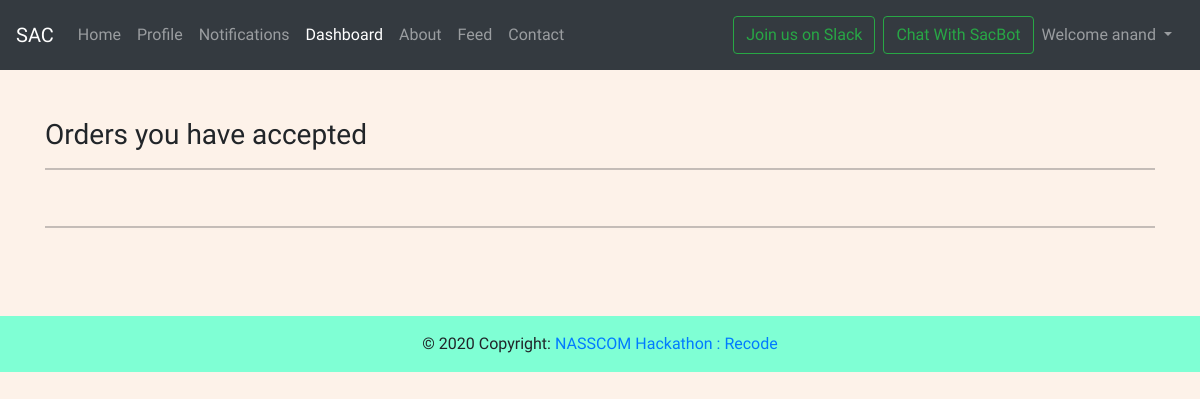
The app's page /acceptedOrder (signed in), older data.
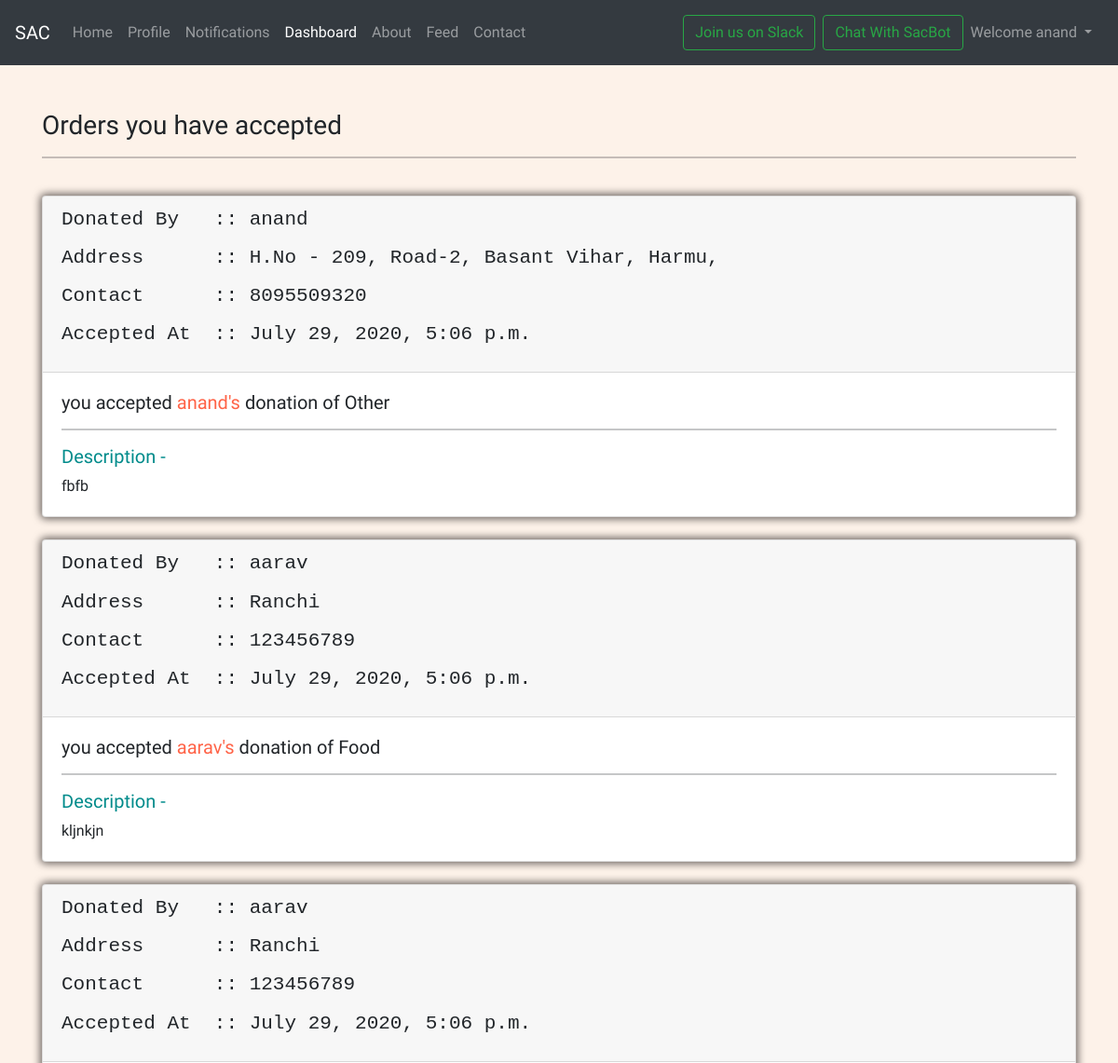
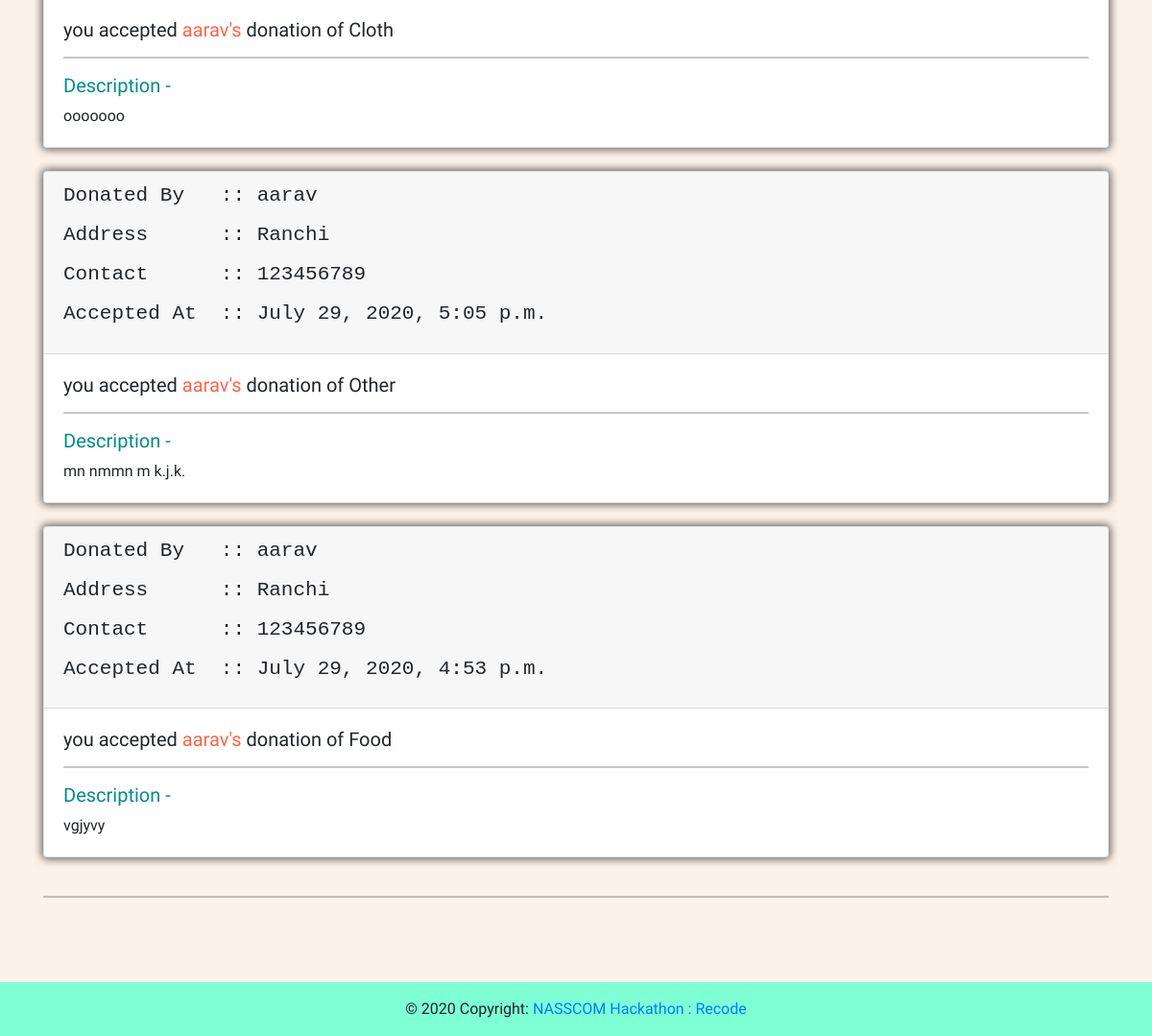
The same page, newer data (2 pictures, top to bottom).
### mysite/models.py (models this page shows, shortened)
class Finaluser(models.Model):
    superuser=models.CharField(max_length=30,null=True)
    enduser=models.CharField(max_length=30,null=True)
    phone=models.CharField(max_length=30,null=True)
    address=models.CharField(max_length=100,null=True)
    timestamp = models.DateTimeField(default=now)
    type1=models.CharField(max_length=100,null=True)
    description=models.CharField(max_length=500,null=True)
    done=models.IntegerField(null=True)

### mysite/views.py (the view)
# urls.py: path('acceptedOrder',views.acceptedOrder,name='acceptedOrder'),
@login_required(login_url='handleLogin')
def acceptedOrder(request):
    users=request.user
    noti = Finaluser.objects.filter(superuser=users).order_by('-id')
    params={'notis':noti}
    return render(request,'mysite/acceptedOrder.html',params)

### templates/mysite/acceptedOrder.html (shortened to what this page needs)
{% extends 'base.html' %}
{% block activeDashboard %} active {% endblock activeDashboard %}
{% block body %}
    <div class="container mt-5">
    <h3>Orders you have accepted</h3>
        <hr>
        {% for noti in notis %}
        <br>
        <div class="card">
            <div class="card-header">
                <div class="row">
                    <div class="col-md-8 col-sm-12">
                        <h4><pre>Donated By   :: {{noti.enduser}} </h4>
                        <h4><pre>Address      :: {{noti.address}}</h4>
                        <h4><pre>Contact      :: {{noti.phone}}</h4>
                        <h4><pre>Accepted At  :: {{noti.timestamp}}</h4>
                    </div>
                </div>
            </div>
            <div class="card-body">
                <h5 class="card-title">you accepted <span style="color: tomato;">{{noti.enduser}}'s</span> donation of {{noti.type1}}</h5>
                <hr>
                <h5 style="color: darkcyan;">Description - </h5>
                <p class="card-text">{{noti.description}}</p>
            </div>
        </div>
        {% endfor %}
        <br>
        <hr>
        <br>
    </div>
{% endblock body %}

Row changes from the older to the newer data that the page shows:
added Finaluser: enduser "anand", address "H.No - 209, Road-2, Basant Vihar,…", phone "8095509320", timestamp "July 29, 2020, 5:06 p.m.", type1 "Other", description "fbfb"
added Finaluser: enduser "aarav", address "Ranchi", phone "123456789", timestamp "July 29, 2020, 5:06 p.m.", type1 "Food", description "kljnkjn"
added Finaluser: enduser "aarav", address "Ranchi", phone "123456789", timestamp "July 29, 2020, 5:06 p.m.", type1 "Cloth", description "ooooooo"
added Finaluser: enduser "aarav", address "Ranchi", phone "123456789", timestamp "July 29, 2020, 5:05 p.m.", type1 "Other", description "mn nmmn m k.j.k."
added Finaluser: enduser "aarav", address "Ranchi", phone "123456789", timestamp "July 29, 2020, 4:53 p.m.", type1 "Food", description "vgjyvy"
